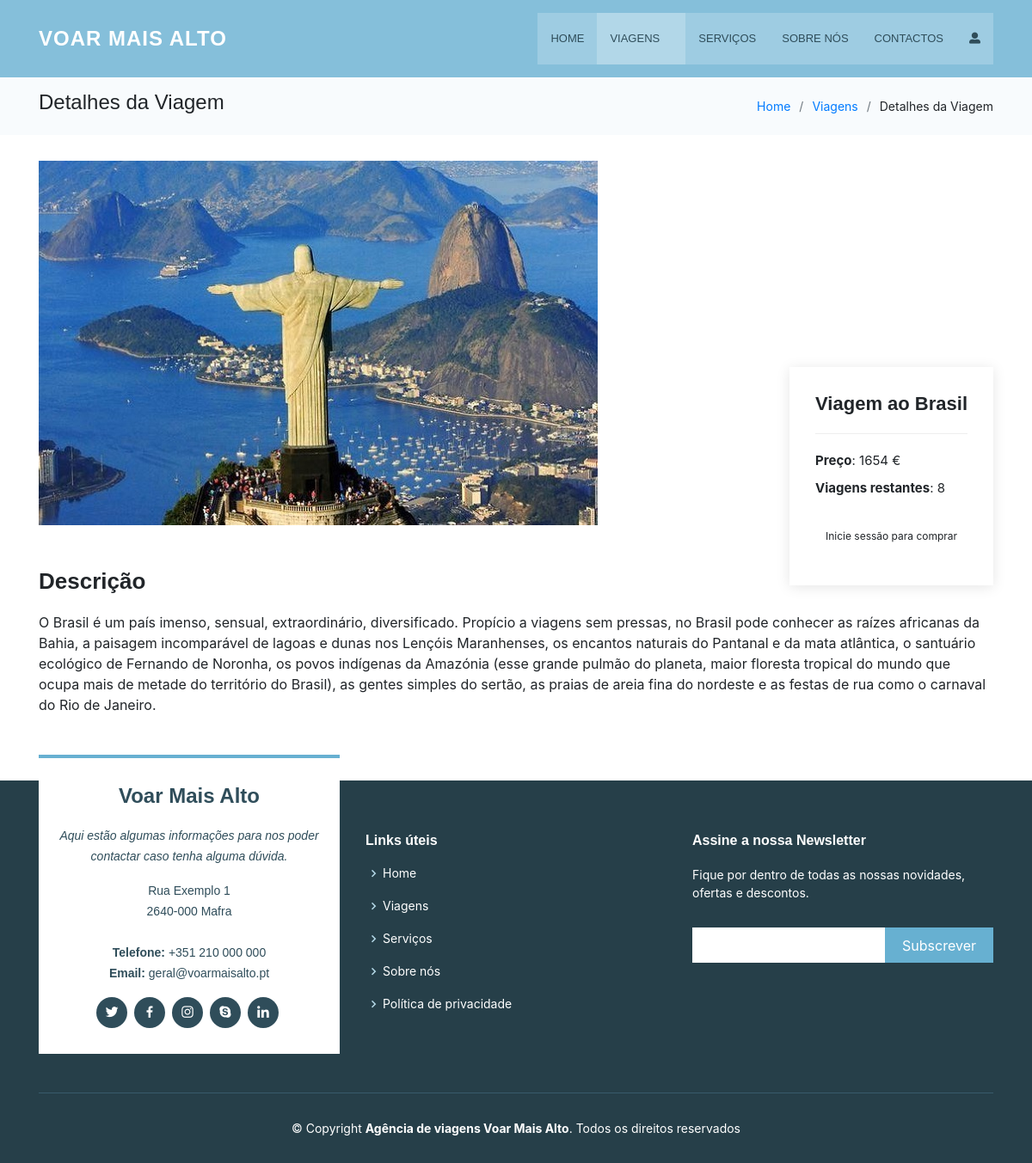
Screenshot of /detalheProduto.php?id=34 with the database file from the repository.
### tables this page shows
CREATE TABLE `produto` (
  `produtoID` int(11) NOT NULL,
  `produtoNome` varchar(50) NOT NULL,
  `preco` double NOT NULL,
  `stock` int(11) NOT NULL,
  `imagem` varchar(200) NOT NULL,
  `categoriaID` int(11) NOT NULL,
  `descricao` varchar(1000) NOT NULL
);

### db/config.php (called while the page is built, shortened)
<?php
    function e($s) {
        return htmlspecialchars((string)$s, ENT_QUOTES, 'UTF-8');
    }
?>

### detalheProduto.php (the view, shortened to what this page needs)
<?php
include 'db/config.php';
$id = (int)$_GET['id'];
$stmt = mysqli_prepare($conexao, "SELECT * FROM produto WHERE produtoID=?");
mysqli_stmt_bind_param($stmt, 'i', $id);
mysqli_stmt_execute($stmt);
$produtos = mysqli_stmt_get_result($stmt);
$p = mysqli_fetch_assoc($produtos);
?>
<!DOCTYPE html>
<html lang="pt-PT">
<head>
  <link href="vendor/bootstrap/css/bootstrap.min.css" rel="stylesheet">
  <link href="assets/css/main.css" rel="stylesheet">
  <link rel="stylesheet" href="https://use.fontawesome.com/releases/v5.7.2/css/all.css">
  <link href="assets/vendor/bootstrap/css/bootstrap.min.css" rel="stylesheet">
  <link href="assets/vendor/icofont/icofont.min.css" rel="stylesheet">
  <link href="assets/vendor/boxicons/css/boxicons.min.css" rel="stylesheet">
  <link href="assets/vendor/venobox/venobox.css" rel="stylesheet">
  <link href="assets/vendor/owl.carousel/assets/owl.carousel.min.css" rel="stylesheet">
  <link href="assets/vendor/aos/aos.css" rel="stylesheet">
</head>
<body>
  <header id="header" class="fixed-top">
    <div class="container d-flex align-items-center">
      <div class="logo mr-auto">
        <h1 class="text-light"><a href="index.php"><span>Voar Mais Alto</span></a></h1>
      </div>
      <nav class="nav-menu d-none d-lg-block">
        <ul>
          <li><a href="index.php">Home</a></li>
          <li class="drop-down active"><a href="viagens.php">Viagens</a>
          </li>
          <li><a href="servicos.php">Serviços</a></li>
          <li><a href="sobrenos.php">Sobre Nós</a></li>
          <li><a href="#footer">Contactos</a></li>
		  <?php
		  if (isset($_SESSION['utilizador'])){
			  echo '<li class="drop-down"><a><i class="fa fa-user-alt"></i> '.e($_SESSION['utilizador']).'</a>
					<ul>
					<li><a class="nav-link" href="post_logout.php" style="color:red;"><center>Sair</center></a></li>
					</ul>
					</li>';
		  }else{
			  echo '<li class="nav-item"><a class="nav-link" href="#modallogin" data-toggle="modal" data-target="#modallogin"><i class="fa fa-user-alt"></i></a></li>';
		  }
		  ?>
        </ul>
      </nav>
    </div>
  </header>
  <main id="main">
    <section class="breadcrumbs">
      <div class="container">
        <div class="d-flex justify-content-between align-items-center">
          <h2>Detalhes da Viagem</h2>
          <ol>
            <li><a href="index.php">Home</a></li>
            <li><a href="viagens.php">Viagens</a></li>
            <li>Detalhes da Viagem</li>
          </ol>
        </div>
      </div>
    </section>
    <section class="portfolio-details">
      <div class="container">
	  <?php
			echo'
        <div class="portfolio-details-container">
          <img src="admin/'.e($p['imagem']).'" class="img-fluid" alt="'.e($p['produtoNome']).'">
          <div class="portfolio-info">
            <h3>'.e($p['produtoNome']).'</h3>
            <ul>
              <li><strong>Preço</strong>: '.e($p['preco']).' €</li>
              <li><strong>Viagens restantes</strong>: '.e($p['stock']).'</li>
              <li>';
			  if (isset($_SESSION['idutilizador'])){
                         echo '<br><a href="confirmacaoCompra.php?acao=add&id='.(int)$p['produtoID'].'"><center><button type="button" class="btn btn-primary"><i class="fas fa-cart-plus"></i> Comprar</button></center></a>';
				}else{
                         echo '<br><center><small>Inicie sessão para comprar</small></center>';
				}
			echo'
			  </li>
            </ul>
          </div>
        </div>
        <div class="portfolio-description">
          <h2>Descrição</h2>
          <p>'.e($p['descricao']).'</p>
        </div>
		';
		?>
      </div>
    </section>
  </main>
  <footer id="footer">
    <div class="footer-top">
      <div class="container">
        <div class="row">
          <div class="col-lg-4 col-md-6">
            <div class="footer-info" data-aos="fade-up" data-aos-delay="50">
              <h3>Voar Mais Alto</h3>
              <p class="pb-3"><em>Aqui estão algumas informações para nos poder contactar caso tenha alguma dúvida.</em></p>
              <p>
                Rua Exemplo 1 <br>
                2640-000 Mafra<br><br>
                <strong>Telefone:</strong> +351 210 000 000<br>
                <strong>Email:</strong> geral@voarmaisalto.pt<br>
              </p>
              <div class="social-links mt-3">
                <a href="#" class="twitter"><i class="bx bxl-twitter"></i></a>
                <a href="#" class="facebook"><i class="bx bxl-facebook"></i></a>
                <a href="#" class="instagram"><i class="bx bxl-instagram"></i></a>
                <a href="#" class="google-plus"><i class="bx bxl-skype"></i></a>
                <a href="#" class="linkedin"><i class="bx bxl-linkedin"></i></a>
              </div>
            </div>
          </div>
          <div class="col-lg-4 col-md-6 footer-links" data-aos="fade-up" data-aos-delay="150">
            <h4>Links úteis</h4>
            <ul>
              <li><i class="bx bx-chevron-right"></i> <a href="index.php">Home</a></li>
              <li><i class="bx bx-chevron-right"></i> <a href="viagens.php">Viagens</a></li>
              <li><i class="bx bx-chevron-right"></i> <a href="servicos.php">Serviços</a></li>
              <li><i class="bx bx-chevron-right"></i> <a href="sobrenos.php">Sobre nós</a></li>
              <li><i class="bx bx-chevron-right"></i> <a href="#">Política de privacidade</a></li>
            </ul>
          </div>
          <div class="col-lg-4 col-md-6 footer-newsletter" data-aos="fade-up" data-aos-delay="350">
            <h4>Assine a nossa Newsletter</h4>
            <p>Fique por dentro de todas as nossas novidades, ofertas e descontos.</p>
            <form action="" method="post">
              <input type="email" name="email"><input type="submit" value="Subscrever">
            </form>
          </div>
        </div>
      </div>
    </div>
    <div class="container">
      <div class="copyright">
        &copy; Copyright <strong><span>Agência de viagens Voar Mais Alto</span></strong>. Todos os direitos reservados
      </div>
    </div>
  </footer>
</body>
</html>

### rows the page displays
produto: imagem+produtoNome (picture), produtoNome "Viagem ao Brasil", preco "1654", stock "8", descricao "O Brasil é um país imenso, sensual, extraordinário, diversificado. Propício a viagens sem pressas, no Brasil pode conhecer as raízes africanas da Bahia, a paisagem incomparável de lagoas e dunas nos Lençóis Maranhenses, os encantos naturais do Pantanal e da mata atlântica, o santuário ecológico de Fernando de Noronha, os povos indígenas da Amazónia (esse grande pulmão do planeta, maior floresta tropical do mundo que ocupa mais de metade do território do Brasil), as gentes simples do sertão, as praias de areia fina do nordeste e as festas de rua como o carnaval do Rio de Janeiro."
